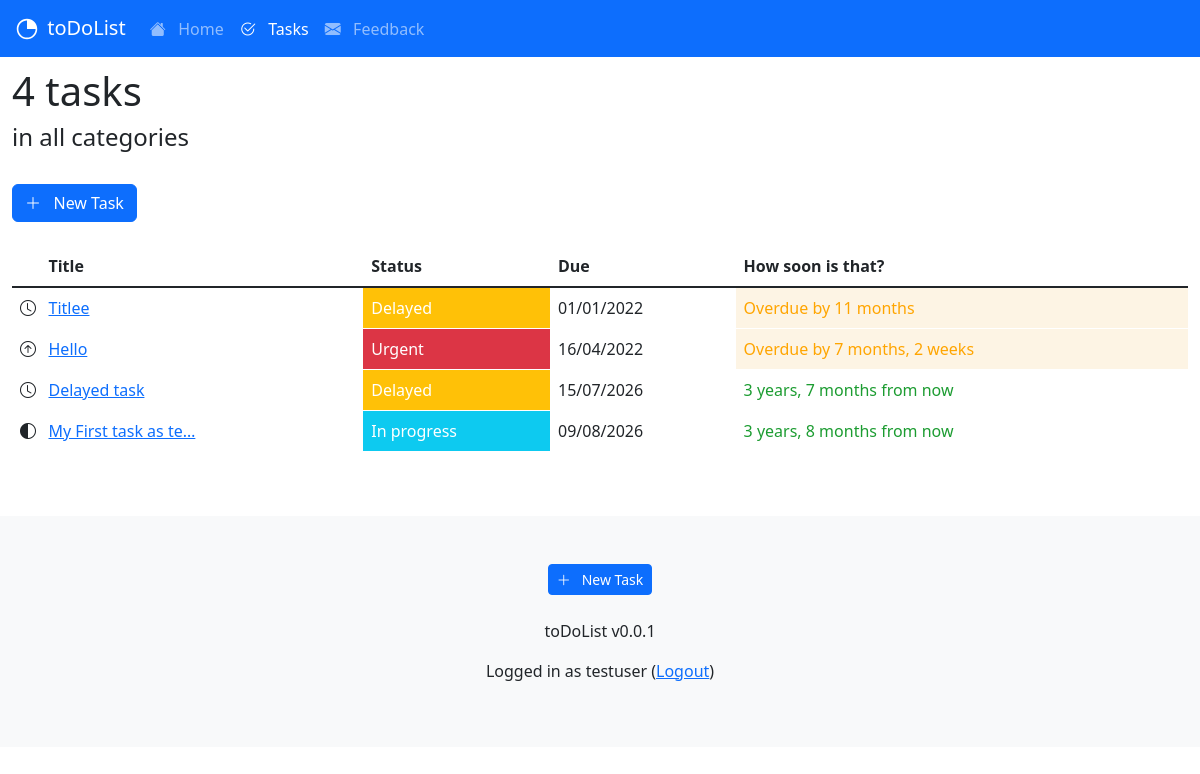
The page /tasks/ (signed in) on the database as committed earlier.
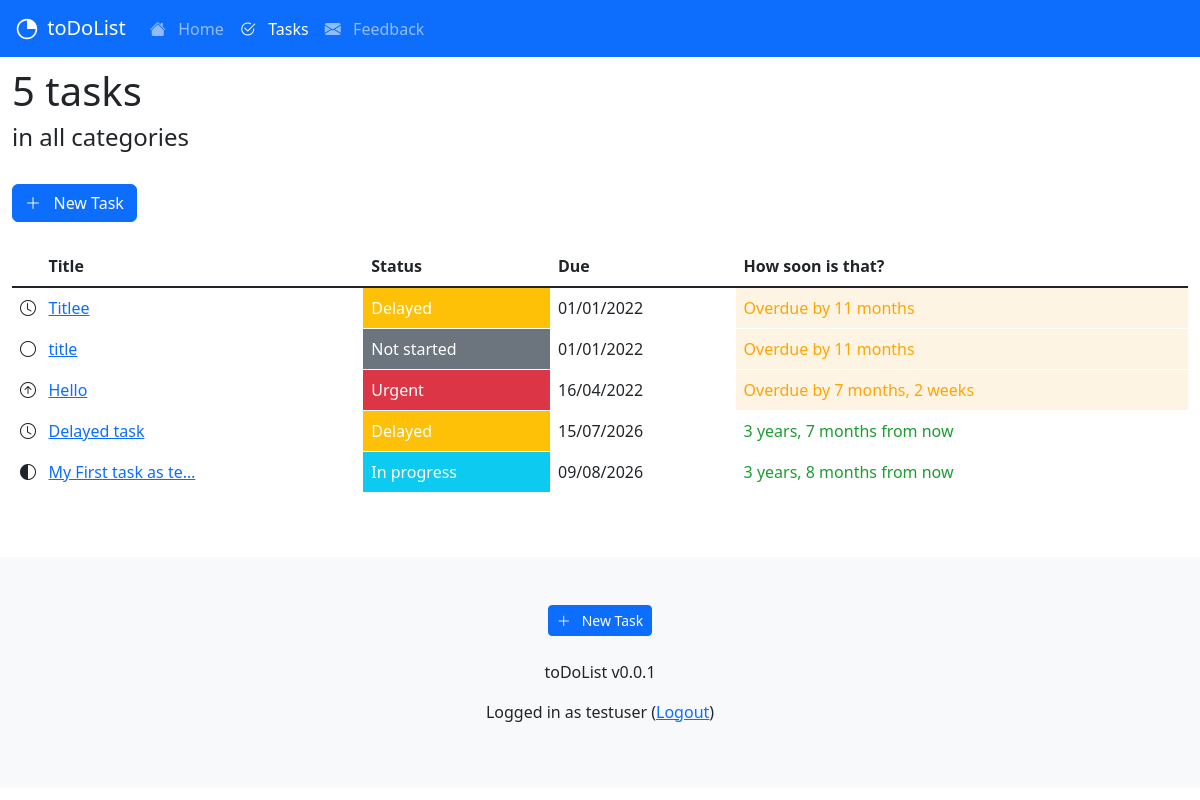
The same page on the database as committed later.
### taskapp/models.py (models this page shows, shortened)
class Task(models.Model):
    title = models.CharField(max_length = 128, unique=True)
    description = models.TextField()
    created_at = models.DateTimeField(auto_now_add=True)
    updated_at = models.DateTimeField(auto_now=True)
    category = models.CharField(max_length = 128)
    status = models.CharField(max_length = 128)
    due_at = models.DateField()
    author = models.ForeignKey(User, on_delete=models.SET_NULL, null=True, blank=True)
    class Meta:
        indexes = [models.Index(fields=['title']), ]

### taskapp/views.py (the view)
# urls.py: path('', views.index_view, name='tasks_index'),
@login_required
def index_view(request):
    context = {}
    context["today"] = datetime.date.today()
    if is_admin(request.user):
        context["task_list"] = Task.objects.all()
        context["task_count"] = Task.objects.all().count
    else:
        context["task_list"] = Task.objects.filter(author=request.user)
        context["task_count"] = Task.objects.filter(author=request.user).count()
    return render(request, "taskapp/index.html", context)

### taskapp/views.py (called while the page is built)
def is_admin(user):
    return user.groups.filter(name='TasksAdminUsers').exists() or user.is_superuser

### taskapp/templates/taskapp/index.html (shortened to what this page needs)
{% extends 'base.html' %}
{% block content %}
<h1>{{task_count}} tasks</h1>
<h4>in all categories</h4>
<br>
<div class="d-grid gap-2 d-md-block">
    <a class="btn btn-primary" href="{% url 'tasks_new' %}" role="button"><i class="bi bi-plus-lg"></i>&nbsp;&nbsp;&nbsp;New Task</a>
</div>
<br>
<div class="d-none d-md-block">
<div class="table-responsive">
<table class="table table-hover" style="border-color: white;">
    <thead>
    <tr>
        <th><i class="bi bi-square-fill text-white"></i>&nbsp;&nbsp;&nbsp;Title</th>
        <th>Status</th>
        <th>Due</th>
        <th>How soon is that?</th>
    </tr>
    </thead>
    <tbody class="table-group-divider">
    {% for task in task_list|dictsort:"due_at" %}
    <tr>
        <td>
            {% if task.status == 'In progress' %}
            <i class="bi bi-circle-half"></i>
            {% elif task.status == 'Urgent' %}
            <i class="bi bi-arrow-up-circle"></i>
            {% elif task.status == 'Complete' %}
            <i class="bi bi-check-circle-fill"></i>
            {% elif task.status == 'Delayed' %}
            <i class="bi bi-clock"></i>
            {% else %}
            <i class="bi bi-circle"></i>
            {% endif %}
            <a href="{% url 'tasks_detail' task.id %}">
                {{ task.title | truncatechars:20}}</a>
        </td>
        <td class="text-white
            {% if task.status == 'In progress' %}
            bg-info
            {% elif task.status == 'Urgent' %}
            bg-danger
            {% elif task.status == 'Complete' %}
            bg-success
            {% elif task.status == 'Delayed' %}
            bg-warning
            {% else %}
            bg-secondary
            {% endif %}
            ">{{task.status}}
        </td>
       <td>
            {{task.due_at|date:"SHORT_DATE_FORMAT"}}
       </td>
            {% if task.due_at < today %}
            <td style="background-color: rgb(253, 244, 228); color: orange;">
            Overdue by {{task.due_at|timesince:today}}
            {% elif task.due_at == today %}
            <td>
            Today!
            {% else %}
            <td style="color: rgb(28, 156, 49);">
            {{task.due_at|timeuntil:today}} from now
            {% endif %}
        </td>
    </tr>
    {% endfor %}
    </tbody>
</table>
</div>
</div>
{% endblock content %}

### templates/base.html (shortened to what this page needs)
{% load static %}
{% load sass_tags %}
<!DOCTYPE html>
<html lang="en">
<head>
    <link href="https://cdn.jsdelivr.net/npm/bootstrap@5.2.2/dist/css/bootstrap.min.css" rel="stylesheet">
    <link rel="stylesheet" type="text/css" href={% sass_src 'css/base.scss' %}>
    <link rel="stylesheet" href="https://cdn.jsdelivr.net/npm/bootstrap-icons@1.9.1/font/bootstrap-icons.css">
</head>
<body>
    {% block header %}
    {% include "navbar.html" %}
    {% endblock header %}
    <div class="container-fluid" style="padding-top: 10px;">
    {% block content %}
    {% endblock content %}
    </div>
    {% block footer %}
    {% include "footer.html" %}
    {% endblock footer %}
</body>
</html>

### templates/navbar.html (shortened to what this page needs)
{% load static %}
<div class="sticky-top">
<nav class="navbar navbar-expand-sm navbar-dark bg-primary">
    <div class="container-fluid">
        <a class="navbar-brand" href="{% url 'home' %}">
            <img src="{% static 'todolist/logo_light_s.svg' %}" alt="Logo" width="30" height="30" class="d-inline-block align-text-top">
            toDoList
        </a>
      <div class="collapse navbar-collapse" id="navbarNavAltMarkup">
        <div class="navbar-nav">
          {% with url_name=request.resolver_match.url_name %}
            <a class="nav-link {% if url_name == 'home' %}active{% endif %}" href="{% url 'home' %}"><i class="bi bi-house-fill"></i>&nbsp;&nbsp;&nbsp;Home</a>
            {% if user.is_authenticated %}
            <a class="nav-link {% if url_name == 'tasks_index' %}active{% endif %}" href="{% url 'tasks_index' %}"><i class="bi bi-check2-circle"></i>&nbsp;&nbsp;&nbsp;Tasks</a>
            {% endif%}
            <a class="nav-link {% if url_name == 'contact' %}active{% endif %}" href="{% url 'contact' %}"><i class="bi bi-envelope-fill"></i>&nbsp;&nbsp;&nbsp;Feedback</a>
          {% endwith %}
        </div>
      </div>
    </div>
</nav>
</div>

### templates/footer.html
<footer class="bd-footer p-3 p-md-5 mt-5 bg-light text-center text-sm-center">
    <div class="container">
      {% if user.is_authenticated %}
        <a class="btn btn-primary btn-sm" href="{% url 'tasks_new' %}" role="button"><i class="bi bi-plus-lg"></i>&nbsp;&nbsp;&nbsp;New Task</a>
        <br><br>
      {% endif%}
      <p>toDoList v0.0.1</p>
      {% if user.is_authenticated %}
        <p>Logged in as {{user.username}}
        (<a href="{% url 'logout' %}">Logout</a>)</p>
        {% else %}
        <p> No account? <a href="{% url 'signup_user' %}">Signup</a> </p>
        <p> <a href="{% url 'login' %}">Login</a> </p>
      {% endif%}
    </div>
  </footer>

Rows that differ between the two databases and show on the page:
added Task: title "title", status "Not started", due_at "01/01/2022", due_at "11 months"
Other text that changed with them:
{{ task_count }}: "4" → "5"
